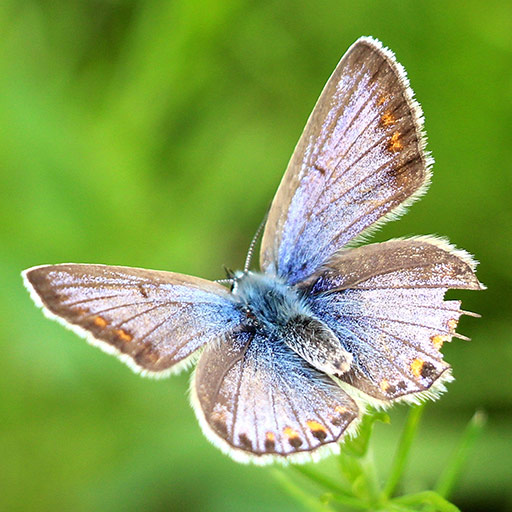
#> input picture F55120101.jpg, 512 x 512 px
$ python main.py
#> lines starting #> are read from the running program, lines starting #| are printed output that depends on the picture
import cv2
import numpy as np

image = cv2.imread ("F55120101.jpg")
#> image is the input picture: shape (512, 512, 3); mean B, G, R 82.7, 161.4, 130.9
print('Image', image)
#> (printed output is left out)

cv2.imshow("Gambar Ori", image)

gray = cv2.cvtColor(image, cv2.COLOR_BGR2GRAY)
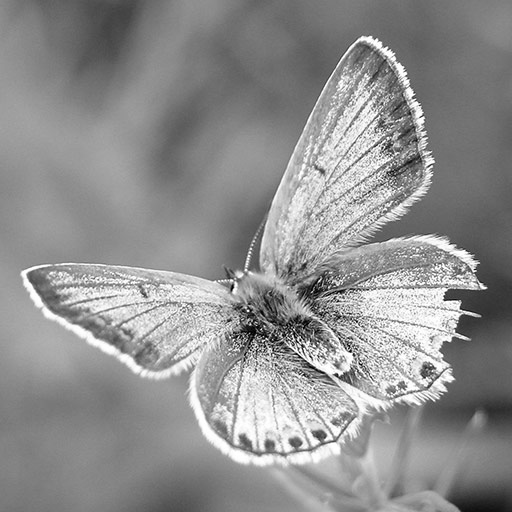
#> gray: shape (512, 512); min 0, max 255, mean 143.3
cv2.imshow("Grayscale", gray)

cv2.waitKey(0)
cv2.destroyAllWindows()
